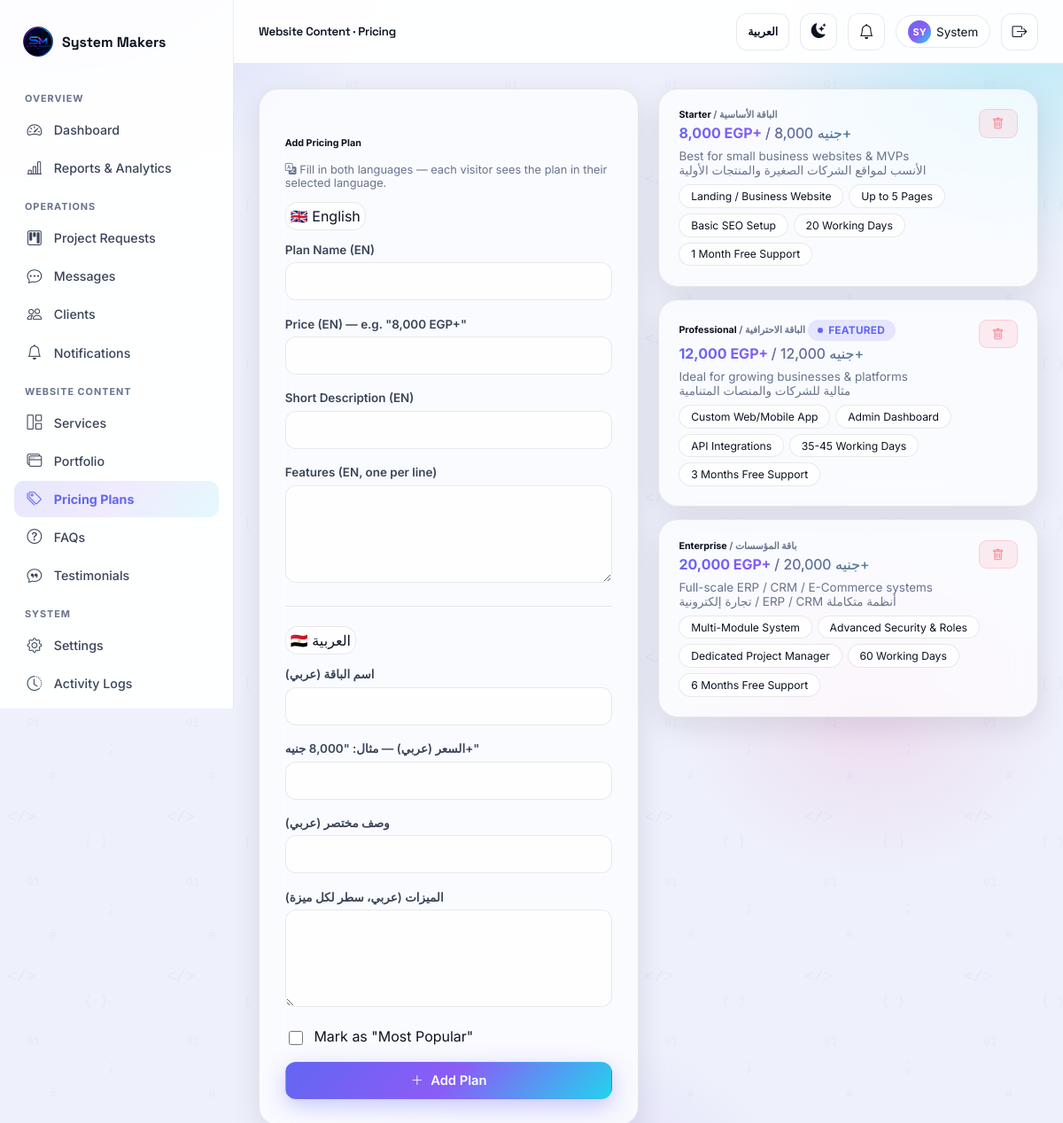
The page /admin/content/pricing (signed in) on the database its author committed.
### app/models/user.py (models this page shows, shortened)
class User(UserMixin, db.Model):
    __tablename__ = "users"
    id = db.Column(db.Integer, primary_key=True)
    full_name = db.Column(db.String(150), nullable=False)
    username = db.Column(db.String(80), unique=True, nullable=False, index=True)
    email = db.Column(db.String(150), unique=True, nullable=False, index=True)
    phone = db.Column(db.String(40))
    company = db.Column(db.String(150))
    password_hash = db.Column(db.String(255), nullable=False)
    role = db.Column(db.String(20), nullable=False, default="client")  # admin | client
    avatar_url = db.Column(db.String(255), default="")
    is_active_account = db.Column(db.Boolean, default=True)
    email_verified = db.Column(db.Boolean, default=False)
    verification_token = db.Column(db.String(100))
    reset_token = db.Column(db.String(100))
    reset_token_expires = db.Column(db.DateTime)
    created_at = db.Column(db.DateTime, default=lambda: datetime.now(timezone.utc))
    last_login = db.Column(db.DateTime)
    requests = db.relationship("ProjectRequest", backref="owner", lazy="dynamic",
                                foreign_keys="ProjectRequest.user_id")
    sent_messages = db.relationship("Message", backref="sender", lazy="dynamic",
                                     foreign_keys="Message.sender_id")
    notifications = db.relationship("Notification", backref="user", lazy="dynamic")
    @property
    def is_active(self):
        return self.is_active_account
    @property
    def is_admin(self) -> bool:
        return self.role == "admin"
    @property
    def unread_notifications_count(self) -> int:
        return self.notifications.filter_by(is_read=False).count()

### app/models/content.py (models this page shows, shortened)
class PricingPlan(db.Model):
    __tablename__ = "pricing_plans"
    id = db.Column(db.Integer, primary_key=True)
    name_en = db.Column(db.String(100), nullable=False)
    name_ar = db.Column(db.String(100), nullable=False)
    price_en = db.Column(db.String(50), nullable=False)  # e.g. "8,000 EGP+"
    price_ar = db.Column(db.String(50), nullable=False)  # e.g. "8,000 جنيه+"
    description_en = db.Column(db.String(255))
    description_ar = db.Column(db.String(255))
    features_en = db.Column(db.Text)  # newline separated
    features_ar = db.Column(db.Text)  # newline separated
    is_featured = db.Column(db.Boolean, default=False)
    order = db.Column(db.Integer, default=0)
    is_active = db.Column(db.Boolean, default=True)
    def feature_list(self, lang):
        raw = self.features_ar if lang == "ar" else self.features_en
        return [f.strip() for f in (raw or "").split("\n") if f.strip()]

### app/routes/admin.py (the view, shortened to what this page needs)
@admin_bp.route("/content/pricing", methods=["GET", "POST"])
def manage_pricing():
    plans = PricingPlan.query.order_by(PricingPlan.order).all()
    return render_template("admin/manage_pricing.html", plans=plans)

### app/models/__init__.py (called while the page is built)
@login_manager.user_loader
def load_user(user_id):
    return User.query.get(int(user_id))

### app/routes/admin.py (called while the page is built)
@admin_bp.before_request
@login_required
@admin_required
def require_admin():
    pass

### app/translations.py (called while the page is built)
def get_translator(lang: str):
    table = TRANSLATIONS.get(lang, TRANSLATIONS["en"])
    fallback = TRANSLATIONS["en"]
    def t(key: str) -> str:
        return table.get(key) or fallback.get(key) or key
    return t

### app/templates/admin/manage_pricing.html (shortened to what this page needs)
{% extends "layout_dashboard.html" %}
{% block page_title %}Website Content · Pricing{% endblock %}
{% block sidebar %}{% include "partials/admin_sidebar.html" %}{% endblock %}
{% block dash_content %}
<div class="grid-2" style="align-items:start; gap:22px;">
  <div class="glass" style="padding:1.8rem;">
    <h6 style="margin-bottom:16px;">Add Pricing Plan</h6>
    <p class="text-muted-2" style="font-size:.8rem; margin-bottom:14px;"><i class="bi bi-translate"></i> Fill in both languages — each visitor sees the plan in their selected language.</p>
    <form method="POST" novalidate>
      <div class="pill-tabs" style="margin-bottom:14px;">
        <span class="active" style="cursor:default;">🇬🇧 English</span>
      </div>
      <div class="field-group"><label class="form-label">Plan Name (EN)</label><input type="text" name="name_en" class="form-control" required></div>
      <div class="field-group"><label class="form-label">Price (EN) — e.g. "8,000 EGP+"</label><input type="text" name="price_en" class="form-control" required></div>
      <div class="field-group"><label class="form-label">Short Description (EN)</label><input type="text" name="description_en" class="form-control"></div>
      <div class="field-group"><label class="form-label">Features (EN, one per line)</label><textarea name="features_en" class="form-control" rows="4"></textarea></div>
      <div class="divider"></div>
      <div class="pill-tabs" style="margin-bottom:14px;">
        <span class="active" style="cursor:default;">🇪🇬 العربية</span>
      </div>
      <div class="field-group"><label class="form-label">اسم الباقة (عربي)</label><input type="text" name="name_ar" class="form-control" dir="rtl" required></div>
      <div class="field-group"><label class="form-label">السعر (عربي) — مثال: "8,000 جنيه+"</label><input type="text" name="price_ar" class="form-control" dir="rtl" required></div>
      <div class="field-group"><label class="form-label">وصف مختصر (عربي)</label><input type="text" name="description_ar" class="form-control" dir="rtl"></div>
      <div class="field-group"><label class="form-label">الميزات (عربي، سطر لكل ميزة)</label><textarea name="features_ar" class="form-control" rows="4" dir="rtl"></textarea></div>
      <div class="form-check" style="margin:16px 0;">
        <input type="checkbox" name="is_featured" id="is_featured"><label for="is_featured">Mark as "Most Popular"</label>
      </div>
      <button type="submit" class="btn btn-grad btn-block"><i class="bi bi-plus-lg"></i> Add Plan</button>
    </form>
  </div>
  <div>
    {% for p in plans %}
    <div class="glass card-hover" style="padding:1.4rem; margin-bottom:14px;">
      <div style="display:flex; justify-content:space-between; align-items:flex-start;">
        <div>
          <h6 style="margin:0 0 4px;">{{ p.name_en }} <span class="text-muted-2">/ {{ p.name_ar }}</span> {% if p.is_featured %}<span class="badge-soft badge-primary">Featured</span>{% endif %}</h6>
          <div class="text-grad" style="font-weight:700;">{{ p.price_en }} <span class="text-muted-2" style="font-weight:400;">/ {{ p.price_ar }}</span></div>
        </div>
        <form method="POST" action="{{ url_for('admin.delete_pricing', plan_id=p.id) }}" onsubmit="return confirm('Delete this plan?');">
          <button type="submit" class="btn btn-danger-soft btn-sm"><i class="bi bi-trash"></i></button>
        </form>
      </div>
      <p class="text-muted-2" style="font-size:.84rem; margin:8px 0;">{{ p.description_en }}<br><span dir="rtl">{{ p.description_ar }}</span></p>
      <div style="display:flex; flex-wrap:wrap; gap:6px;">
        {% for f in p.feature_list('en') %}<span class="chip" style="font-size:.76rem;">{{ f }}</span>{% endfor %}
      </div>
    </div>
    {% else %}
    <div class="empty-state"><i class="bi bi-tags"></i><p>No pricing plans yet.</p></div>
    {% endfor %}
  </div>
</div>
{% endblock %}

### app/templates/layout_dashboard.html (shortened to what this page needs)
{% extends "base.html" %}
{% block body %}
<div class="app-shell">
  <aside class="sidebar" id="sidebar">
    <div class="sidebar-brand">
      <span class="brand-mark" style="background:transparent; box-shadow:none;"><img src="{{ url_for('static', filename='images/brand/logo_256.png') }}" alt="System Makers" style="width:100%;height:100%;object-fit:contain;"></span>
      <span style="font-family:'Space Grotesk',sans-serif; font-weight:700;">System Makers</span>
    </div>
    {% block sidebar %}{% endblock %}
  </aside>
  <div class="main-content">
    <div class="topbar">
      <div style="display:flex; align-items:center; gap:14px;">
        <h5 style="margin:0;">{% block page_title %}Dashboard{% endblock %}</h5>
      </div>
      <div style="display:flex; align-items:center; gap:12px;">
        <a href="{{ url_for('main.set_language', lang_code='ar' if lang == 'en' else 'en') }}" class="theme-toggle lang-toggle" style="width:auto; padding:0 12px; font-size:.78rem; font-weight:700;" title="Switch language">
          {{ t('lang_switch') }}
        </a>
        <button class="theme-toggle" data-theme-toggle title="Toggle theme">
          <i class="bi bi-sun-fill" data-theme-icon></i>
        </button>
        <a href="{{ url_for('admin.notifications') if current_user.is_admin else url_for('client.notifications') }}"
           class="theme-toggle" style="position:relative;" title="Notifications">
          <i class="bi bi-bell"></i>
        </a>
        <div class="chip" style="cursor:pointer;">
          <div class="avatar-circle" style="width:26px; height:26px; font-size:.68rem;">{{ current_user.full_name[:2]|upper }}</div>
          <span style="font-size:.84rem;">{{ current_user.full_name.split(' ')[0] }}</span>
        </div>
        <a href="{{ url_for('auth.logout') }}" class="theme-toggle" title="Logout"><i class="bi bi-box-arrow-right"></i></a>
      </div>
    </div>
    <div class="content-area">
      {% block dash_content %}{% endblock %}
    </div>
  </div>
</div>
{% endblock %}

### rows shown on the page
User: full_name "SY", full_name "System"
PricingPlan: name_en "Starter", name_ar "الباقة الأساسية", price_ar "8,000 جنيه+", description_en "Best for small business websites & MVPs", description_ar "الأنسب لمواقع الشركات الصغيرة والمنتجات الأولية", f "Landing / Business Website" "Up to 5 Pages" "Basic SEO Setup" "20 Working Days" "1 Month Free Support"
PricingPlan: name_en "Professional", name_ar "الباقة الاحترافية", is_featured "FEATURED", price_ar "12,000 جنيه+", description_en "Ideal for growing businesses & platforms", description_ar "مثالية للشركات والمنصات المتنامية", f "Custom Web/Mobile App" "Admin Dashboard" "API Integrations" "35-45 Working Days" "3 Months Free Support"
PricingPlan: name_en "Enterprise", name_ar "باقة المؤسسات", price_ar "20,000 جنيه+", description_en "Full-scale ERP / CRM / E-Commerce systems", description_ar "أنظمة متكاملة ERP / CRM / تجارة إلكترونية", f "Multi-Module System" "Advanced Security & Roles" "Dedicated Project Manager" "60 Working Days" "6 Months Free Support"

### other values the page prints
{{ t('sidebar_overview') }} "OVERVIEW"
{{ t('admin_dashboard') }} "Dashboard"
{{ t('admin_reports') }} "Reports & Analytics"
{{ t('sidebar_operations') }} "OPERATIONS"
{{ t('admin_requests') }} "Project Requests"
{{ t('admin_messages') }} "Messages"
{{ t('admin_clients') }} "Clients"
{{ t('admin_notifications') }} "Notifications"
{{ t('sidebar_content') }} "WEBSITE CONTENT"
{{ t('admin_services') }} "Services"
{{ t('admin_portfolio') }} "Portfolio"
{{ t('admin_pricing') }} "Pricing Plans"
{{ t('admin_faqs') }} "FAQs"
{{ t('admin_testimonials') }} "Testimonials"
{{ t('sidebar_system') }} "SYSTEM"
